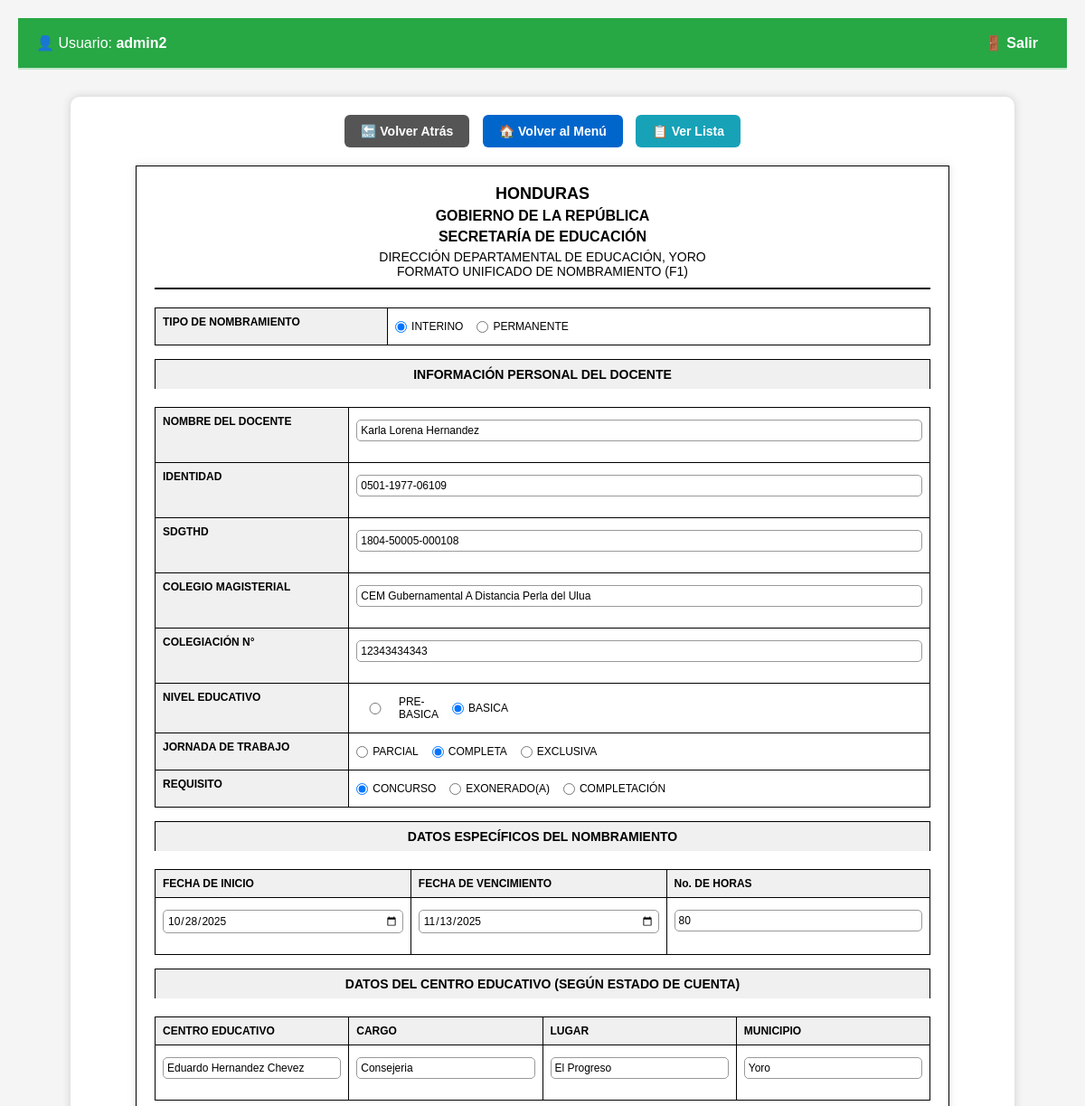
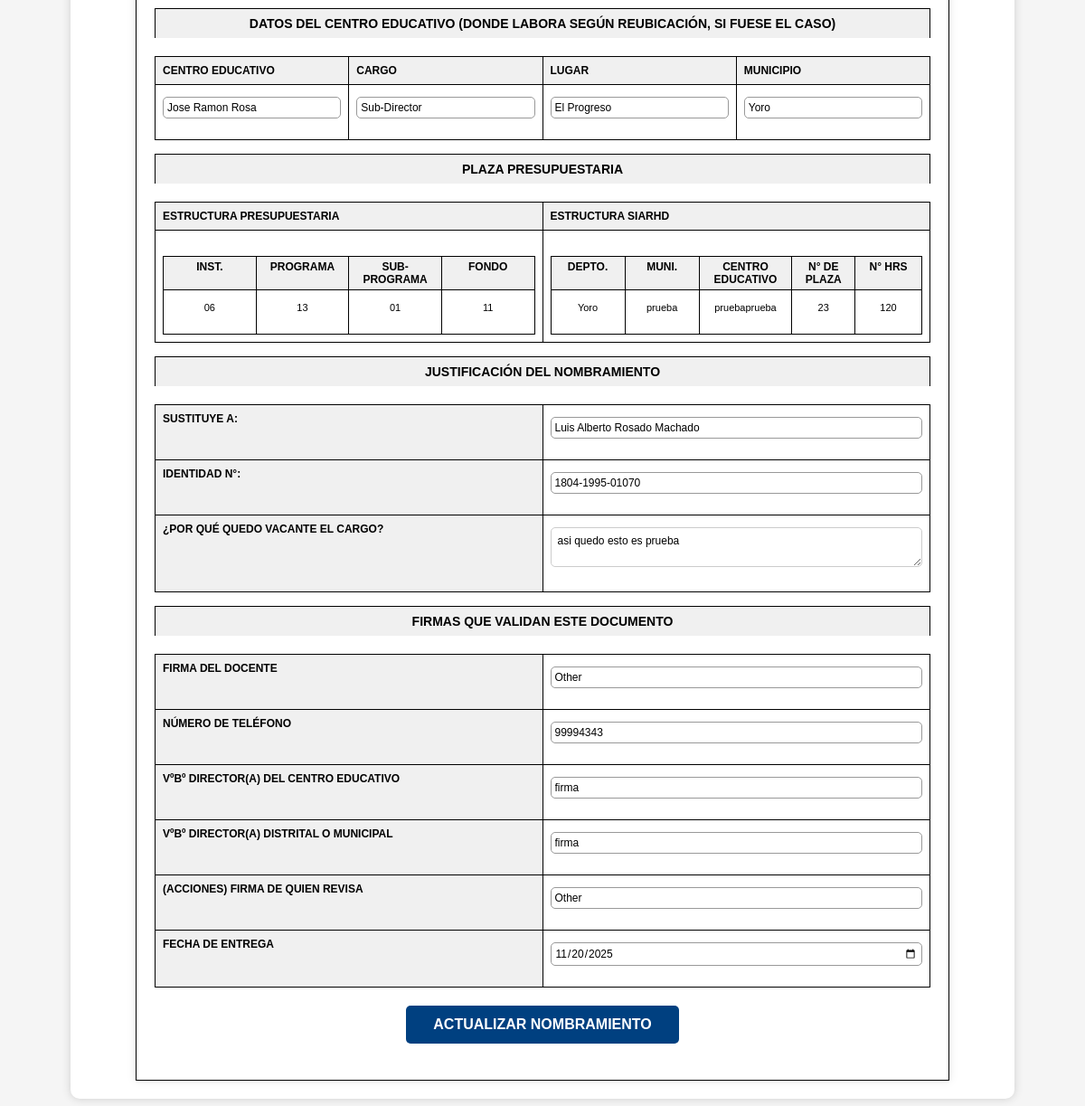
The app's page /formatos/basica_nombramiento/modificar.php?id=1 (signed in) with its own data (2 pictures, top to bottom).
### tables this page shows
CREATE TABLE `formato_nombramiento_basica` (
  `id` int(11) NOT NULL,
  `tipo_nombramiento` enum('INTERINO','PERMANENTE') NOT NULL,
  `nombre_docente` varchar(255) NOT NULL,
  `identidad` varchar(20) NOT NULL,
  `nivel_educativo` enum('PRE-BASICA','BASICA') NOT NULL,
  `fecha_inicio` date NOT NULL,
  `fecha_vencimiento` date DEFAULT NULL,
  `numero_horas` int(11) DEFAULT NULL,
  `fecha_registro` timestamp NOT NULL DEFAULT current_timestamp()
);

CREATE TABLE `basica_info_profesional` (
  `id` int(11) NOT NULL,
  `nombramiento_id` int(11) NOT NULL,
  `colegio_magisterial` varchar(255) DEFAULT NULL,
  `sdgthd` varchar(50) DEFAULT NULL,
  `colegiacion_numero` varchar(50) DEFAULT NULL,
  `jornada_trabajo` enum('PARCIAL','COMPLETA','EXCLUSIVA') DEFAULT NULL,
  `requisito` enum('CONCURSO','EXONERADO(A)','COMPLETACIÓN') DEFAULT NULL
);

CREATE TABLE `basica_centro_cuenta` (
  `id` int(11) NOT NULL,
  `nombramiento_id` int(11) NOT NULL,
  `centro_educativo` varchar(255) DEFAULT NULL,
  `cargo` varchar(100) DEFAULT NULL,
  `lugar` varchar(100) DEFAULT NULL,
  `municipio` varchar(100) DEFAULT NULL
);

CREATE TABLE `basica_centro_reubicacion` (
  `id` int(11) NOT NULL,
  `nombramiento_id` int(11) NOT NULL,
  `centro_educativo` varchar(255) DEFAULT NULL,
  `cargo` varchar(100) DEFAULT NULL,
  `lugar` varchar(100) DEFAULT NULL,
  `municipio` varchar(100) DEFAULT NULL
);

CREATE TABLE `basica_estructura_presupuestaria` (
  `id` int(11) NOT NULL,
  `nombramiento_id` int(11) NOT NULL,
  `estructura_inst` varchar(100) DEFAULT NULL,
  `estructura_programa` varchar(100) DEFAULT NULL,
  `estructura_subprograma` varchar(100) DEFAULT NULL,
  `estructura_fondo` varchar(100) DEFAULT NULL
);

CREATE TABLE `basica_estructura_siarhd` (
  `id` int(11) NOT NULL,
  `nombramiento_id` int(11) NOT NULL,
  `siarhd_depto` varchar(100) DEFAULT NULL,
  `siarhd_muni` varchar(100) DEFAULT NULL,
  `siarhd_centro` varchar(255) DEFAULT NULL,
  `siarhd_num_plaza` varchar(50) DEFAULT NULL,
  `siarhd_num_horas` varchar(50) DEFAULT NULL
);

CREATE TABLE `basica_justificacion` (
  `id` int(11) NOT NULL,
  `nombramiento_id` int(11) NOT NULL,
  `sustituye_a` varchar(255) DEFAULT NULL,
  `identidad_sustituido` varchar(20) DEFAULT NULL,
  `motivo_vacante` text DEFAULT NULL
);

CREATE TABLE `basica_firmas_validacion` (
  `id` int(11) NOT NULL,
  `nombramiento_id` int(11) NOT NULL,
  `firma_docente` varchar(255) DEFAULT NULL,
  `telefono_contacto` varchar(50) DEFAULT NULL,
  `vb_director_centro` varchar(255) DEFAULT NULL,
  `vb_director_distrital` varchar(255) DEFAULT NULL,
  `firma_revisa` varchar(255) DEFAULT NULL,
  `fecha_entrega` date DEFAULT NULL
);

### formatos/basica_nombramiento/modificar.php (the view, shortened to what this page needs)
<?php include "../../includes/header.php"; ?>
<?php include "../../includes/db.php"; ?>
<!DOCTYPE html>
<html lang="es">
<head>
</head>
<body>
<div class="navigation">
    <a href="javascript:void(0);" onclick="window.history.back();" class="btn btn-back">🔙 Volver Atrás</a>
    <a href="../../menu.php" class="btn btn-menu">🏠 Volver al Menú</a>
    <a href="listar.php" class="btn btn-list">📋 Ver Lista</a>
</div>
<div class="form-container">
<form id="nombramientoForm" method="post" action="">
<?php
$id = $_GET['id'] ?? 0;
$sql = "SELECT fnb.*,
               bip.colegio_magisterial, bip.sdgthd, bip.colegiacion_numero, bip.jornada_trabajo, bip.requisito,
               bcc.centro_educativo as centro_cuenta, bcc.cargo as cargo_cuenta, bcc.lugar as lugar_cuenta, bcc.municipio as municipio_cuenta,
               bcr.centro_educativo as centro_reubicacion, bcr.cargo as cargo_reubicacion, bcr.lugar as lugar_reubicacion, bcr.municipio as municipio_reubicacion,
               bep.estructura_inst, bep.estructura_programa, bep.estructura_subprograma, bep.estructura_fondo,
               bes.siarhd_depto, bes.siarhd_muni, bes.siarhd_centro, bes.siarhd_num_plaza, bes.siarhd_num_horas,
               bj.sustituye_a, bj.identidad_sustituido, bj.motivo_vacante,
               bfv.firma_docente, bfv.telefono_contacto, bfv.vb_director_centro, bfv.vb_director_distrital, bfv.firma_revisa, bfv.fecha_entrega
        FROM formato_nombramiento_basica fnb
        LEFT JOIN basica_info_profesional bip ON fnb.id = bip.nombramiento_id
        LEFT JOIN basica_centro_cuenta bcc ON fnb.id = bcc.nombramiento_id
        LEFT JOIN basica_centro_reubicacion bcr ON fnb.id = bcr.nombramiento_id
        LEFT JOIN basica_estructura_presupuestaria bep ON fnb.id = bep.nombramiento_id
        LEFT JOIN basica_estructura_siarhd bes ON fnb.id = bes.nombramiento_id
        LEFT JOIN basica_justificacion bj ON fnb.id = bj.nombramiento_id
        LEFT JOIN basica_firmas_validacion bfv ON fnb.id = bfv.nombramiento_id
        WHERE fnb.id = ?";
$stmt = $conn->prepare($sql);
$stmt->bind_param("i", $id);
$stmt->execute();
$result = $stmt->get_result();
$row = $result->fetch_assoc();
?>
<div class="header">
    <h1>HONDURAS</h1>
    <h2>GOBIERNO DE LA REPÚBLICA</h2>
    <h2>SECRETARÍA DE EDUCACIÓN</h2>
    <h3>DIRECCIÓN DEPARTAMENTAL DE EDUCACIÓN, YORO</h3>
    <h3>FORMATO UNIFICADO DE NOMBRAMIENTO (F1)</h3>
</div>
<table class="form-table">
    <tr>
        <th width="30%">TIPO DE NOMBRAMIENTO</th>
        <td>
            <div class="option-group">
                <div class="option-item">
                    <input type="radio" name="tipo_nombramiento" value="INTERINO" id="interino"
                           <?php echo ($row['tipo_nombramiento'] == 'INTERINO') ? 'checked' : ''; ?> required>
                    <label for="interino">INTERINO</label>
                </div>
                <div class="option-item">
                    <input type="radio" name="tipo_nombramiento" value="PERMANENTE" id="permanente"
                           <?php echo ($row['tipo_nombramiento'] == 'PERMANENTE') ? 'checked' : ''; ?>>
                    <label for="permanente">PERMANENTE</label>
                </div>
            </div>
        </td>
    </tr>
</table>
<div class="section-title">INFORMACIÓN PERSONAL DEL DOCENTE</div>
<table class="form-table">
    <tr>
        <th width="25%">NOMBRE DEL DOCENTE</th>
        <td><input type="text" name="nombre_docente" value="<?php echo htmlspecialchars($row['nombre_docente']); ?>" required></td>
    </tr>
    <tr>
        <th>IDENTIDAD</th>
        <td><input type="text" name="identidad" value="<?php echo $row['identidad']; ?>" required></td>
    </tr>
    <tr>
        <th>SDGTHD</th>
        <td><input type="text" name="sdgthd" value="<?php echo $row['sdgthd']; ?>"></td>
    </tr>
    <tr>
        <th>COLEGIO MAGISTERIAL</th>
        <td><input type="text" name="colegio_magisterial" value="<?php echo $row['colegio_magisterial']; ?>"></td>
    </tr>
    <tr>
        <th>COLEGIACIÓN N°</th>
        <td><input type="text" name="colegiacion_numero" value="<?php echo $row['colegiacion_numero']; ?>"></td>
    </tr>
    <tr>
        <th>NIVEL EDUCATIVO</th>
        <td>
            <div class="option-group">
                <div class="option-item">
                    <input type="radio" name="nivel_educativo" value="PRE-BASICA" id="pre-basica"
                           <?php echo ($row['nivel_educativo'] == 'PRE-BASICA') ? 'checked' : ''; ?> required>
                    <label for="pre-basica">PRE-BASICA</label>
                </div>
                <div class="option-item">
                    <input type="radio" name="nivel_educativo" value="BASICA" id="basica"
                           <?php echo ($row['nivel_educativo'] == 'BASICA') ? 'checked' : ''; ?>>
                    <label for="basica">BASICA</label>
                </div>
            </div>
        </td>
    </tr>
    <tr>
        <th>JORNADA DE TRABAJO</th>
        <td>
            <div class="option-group">
                <div class="option-item">
                    <input type="radio" name="jornada_trabajo" value="PARCIAL" id="parcial"
                           <?php echo ($row['jornada_trabajo'] == 'PARCIAL') ? 'checked' : ''; ?>>
                    <label for="parcial">PARCIAL</label>
                </div>
                <div class="option-item">
                    <input type="radio" name="jornada_trabajo" value="COMPLETA" id="completa"
                           <?php echo ($row['jornada_trabajo'] == 'COMPLETA') ? 'checked' : ''; ?>>
                    <label for="completa">COMPLETA</label>
                </div>
                <div class="option-item">
                    <input type="radio" name="jornada_trabajo" value="EXCLUSIVA" id="exclusiva"
                           <?php echo ($row['jornada_trabajo'] == 'EXCLUSIVA') ? 'checked' : ''; ?>>
                    <label for="exclusiva">EXCLUSIVA</label>
                </div>
            </div>
        </td>
    </tr>
    <tr>
        <th>REQUISITO</th>
        <td>
            <div class="option-group">
                <div class="option-item">
                    <input type="radio" name="requisito" value="CONCURSO" id="concurso"
                           <?php echo ($row['requisito'] == 'CONCURSO') ? 'checked' : ''; ?>>
                    <label for="concurso">CONCURSO</label>
                </div>
                <div class="option-item">
                    <input type="radio" name="requisito" value="EXONERADO(A)" id="exonerado"
                           <?php echo ($row['requisito'] == 'EXONERADO(A)') ? 'checked' : ''; ?>>
                    <label for="exonerado">EXONERADO(A)</label>
                </div>
                <div class="option-item">
                    <input type="radio" name="requisito" value="COMPLETACIÓN" id="completacion"
                           <?php echo ($row['requisito'] == 'COMPLETACIÓN') ? 'checked' : ''; ?>>
                    <label for="completacion">COMPLETACIÓN</label>
                </div>
            </div>
        </td>
    </tr>
</table>
<div class="section-title">DATOS ESPECÍFICOS DEL NOMBRAMIENTO</div>
<table class="form-table">
    <tr>
        <th width="33%">FECHA DE INICIO</th>
        <th width="33%">FECHA DE VENCIMIENTO</th>
        <th width="34%">No. DE HORAS</th>
    </tr>
    <tr>
        <td><input type="date" name="fecha_inicio" value="<?php echo $row['fecha_inicio']; ?>" required></td>
        <td><input type="date" name="fecha_vencimiento" value="<?php echo $row['fecha_vencimiento']; ?>"></td>
        <td><input type="number" name="numero_horas" value="<?php echo $row['numero_horas']; ?>"></td>
    </tr>
</table>
<div class="section-title">DATOS DEL CENTRO EDUCATIVO (SEGÚN ESTADO DE CUENTA)</div>
<table class="form-table">
    <tr>
        <th width="25%">CENTRO EDUCATIVO</th>
        <th width="25%">CARGO</th>
        <th width="25%">LUGAR</th>
        <th width="25%">MUNICIPIO</th>
    </tr>
    <tr>
        <td><input type="text" name="centro_educativo_cuenta" value="<?php echo htmlspecialchars($row['centro_cuenta']); ?>"></td>
        <td><input type="text" name="cargo_cuenta" value="<?php echo $row['cargo_cuenta']; ?>"></td>
        <td><input type="text" name="lugar_cuenta" value="<?php echo $row['lugar_cuenta']; ?>"></td>
        <td><input type="text" name="municipio_cuenta" value="<?php echo $row['municipio_cuenta']; ?>"></td>
    </tr>
</table>
<div class="section-title">DATOS DEL CENTRO EDUCATIVO (DONDE LABORA SEGÚN REUBICACIÓN, SI FUESE EL CASO)</div>
<table class="form-table">
    <tr>
        <th width="25%">CENTRO EDUCATIVO</th>
        <th width="25%">CARGO</th>
        <th width="25%">LUGAR</th>
        <th width="25%">MUNICIPIO</th>
    </tr>
    <tr>
        <td><input type="text" name="centro_educativo_reubicacion" value="<?php echo htmlspecialchars($row['centro_reubicacion']); ?>"></td>
        <td><input type="text" name="cargo_reubicacion" value="<?php echo $row['cargo_reubicacion']; ?>"></td>
        <td><input type="text" name="lugar_reubicacion" value="<?php echo $row['lugar_reubicacion']; ?>"></td>
        <td><input type="text" name="municipio_reubicacion" value="<?php echo $row['municipio_reubicacion']; ?>"></td>
    </tr>
</table>
<div class="section-title">PLAZA PRESUPUESTARIA</div>
<table class="form-table">
    <tr>
        <th width="50%">ESTRUCTURA PRESUPUESTARIA</th>
        <th width="50%">ESTRUCTURA SIARHD</th>
    </tr>
    <tr>
        <td>
            <table class="budget-table">
                <tr>
                    <th width="25%">INST.</th>
                    <th width="25%">PROGRAMA</th>
                    <th width="25%">SUB-PROGRAMA</th>
                    <th width="25%">FONDO</th>
                </tr>
                <tr>
                    <td><input type="text" name="estructura_inst" value="<?php echo $row['estructura_inst']; ?>"></td>
                    <td><input type="text" name="estructura_programa" value="<?php echo $row['estructura_programa']; ?>"></td>
                    <td><input type="text" name="estructura_subprograma" value="<?php echo $row['estructura_subprograma']; ?>"></td>
                    <td><input type="text" name="estructura_fondo" value="<?php echo $row['estructura_fondo']; ?>"></td>
                </tr>
            </table>
        </td>
        <td>
            <table class="budget-table">
                <tr>
                    <th width="20%">DEPTO.</th>
                    <th width="20%">MUNI.</th>
                    <th width="25%">CENTRO EDUCATIVO</th>
                    <th width="17%">N° DE PLAZA</th>
                    <th width="18%">N° HRS</th>
                </tr>
                <tr>
                    <td><input type="text" name="siarhd_depto" value="<?php echo $row['siarhd_depto']; ?>"></td>
                    <td><input type="text" name="siarhd_muni" value="<?php echo $row['siarhd_muni']; ?>"></td>
                    <td><input type="text" name="siarhd_centro" value="<?php echo $row['siarhd_centro']; ?>"></td>
                    <td><input type="text" name="siarhd_num_plaza" value="<?php echo $row['siarhd_num_plaza']; ?>"></td>
                    <td><input type="text" name="siarhd_num_horas" value="<?php echo $row['siarhd_num_horas']; ?>"></td>
                </tr>
            </table>
        </td>
    </tr>
</table>
<div class="section-title">JUSTIFICACIÓN DEL NOMBRAMIENTO</div>
<table class="form-table">
    <tr>
        <th width="50%">SUSTITUYE A:</th>
        <td width="50%"><input type="text" name="sustituye_a" value="<?php echo htmlspecialchars($row['sustituye_a']); ?>"></td>
    </tr>
    <tr>
        <th>IDENTIDAD N°:</th>
        <td><input type="text" name="identidad_sustituido" value="<?php echo $row['identidad_sustituido']; ?>"></td>
    </tr>
    <tr>
        <th>¿POR QUÉ QUEDO VACANTE EL CARGO?</th>
        <td><textarea name="motivo_vacante"><?php echo htmlspecialchars($row['motivo_vacante']); ?></textarea></td>
    </tr>
</table>
<div class="section-title">FIRMAS QUE VALIDAN ESTE DOCUMENTO</div>
<table class="form-table">
    <tr>
        <th width="50%">FIRMA DEL DOCENTE</th>
        <td width="50%"><input type="text" name="firma_docente" value="<?php echo htmlspecialchars($row['firma_docente']); ?>"></td>
    </tr>
    <tr>
        <th>NÚMERO DE TELÉFONO</th>
        <td><input type="text" name="telefono_contacto" value="<?php echo $row['telefono_contacto']; ?>"></td>
    </tr>
    <tr>
        <th>VºBº DIRECTOR(A) DEL CENTRO EDUCATIVO</th>
        <td><input type="text" name="vb_director_centro" value="<?php echo htmlspecialchars($row['vb_director_centro']); ?>"></td>
    </tr>
    <tr>
        <th>VºBº DIRECTOR(A) DISTRITAL O MUNICIPAL</th>
        <td><input type="text" name="vb_director_distrital" value="<?php echo htmlspecialchars($row['vb_director_distrital']); ?>"></td>
    </tr>
    <tr>
        <th>(ACCIONES) FIRMA DE QUIEN REVISA</th>
        <td><input type="text" name="firma_revisa" value="<?php echo htmlspecialchars($row['firma_revisa']); ?>"></td>
    </tr>
    <tr>
        <th>FECHA DE ENTREGA</th>
        <td><input type="date" name="fecha_entrega" value="<?php echo $row['fecha_entrega']; ?>"></td>
    </tr>
</table>
<button type="submit" class="btn-submit">ACTUALIZAR NOMBRAMIENTO</button>
</form>
</div>
</body>
</html>
<?php include "../../includes/footer.php"; ?>

### records on screen
formato_nombramiento_basica: tipo_nombramiento "☑ INTERINO", tipo_nombramiento "☐ PERMANENTE", nombre_docente "Karla Lorena Hernandez", identidad "0501-1977-06109", sdgthd "1804-50005-000108", colegio_magisterial "CEM Gubernamental A Distancia Perla del Ulua", colegiacion_numero "12343434343", nivel_educativo "☐ PRE-BASICA", nivel_educativo "☑ BASICA", fecha_inicio "10/28/2025", fecha_vencimiento "11/13/2025", numero_horas "80", centro_educativo_cuenta "Eduardo Hernandez Chevez", cargo_cuenta "Consejeria", lugar_cuenta "El Progreso", municipio_cuenta "Yoro", centro_educativo_reubicacion "Jose Ramon Rosa", cargo_reubicacion "Sub-Director", lugar_reubicacion "El Progreso", municipio_reubicacion "Yoro", estructura_inst "06", estructura_programa "13", estructura_subprograma "01", estructura_fondo "11", siarhd_depto "Yoro", siarhd_muni "prueba", siarhd_centro "pruebaprueba", siarhd_num_plaza "23", siarhd_num_horas "120", sustituye_a "Luis Alberto Rosado Machado", identidad_sustituido "1804-1995-01070", motivo_vacante "asi quedo esto es prueba", firma_docente "Other", telefono_contacto "99994343", vb_director_centro "firma", vb_director_distrital "firma", firma_revisa "Other", fecha_entrega "11/20/2025"
basica_info_profesional: jornada_trabajo "☐ PARCIAL", jornada_trabajo "☑ COMPLETA", jornada_trabajo "☐ EXCLUSIVA", requisito "☑ CONCURSO", requisito "☐ EXONERADO(A)", requisito "☐ COMPLETACIÓN"

### other values on screen
$_SESSION['usuario'] "admin2"
